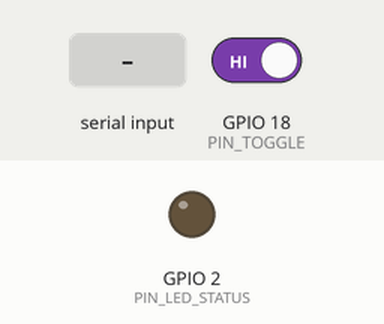
Simulated run of this sketch. Board: ESP32. On the bench: output pins drawn as LEDs (lit = HIGH). Inputs (shaded band) come from the test bench; at power-on: GPIO 18 (PIN_TOGGLE) HIGH. Pins used as bus, display or sensor lines are not drawn; what the sketch prints to the serial monitor is not drawn.

Above: at 1.7 s.
1.8 s: GPIO 18 (PIN_TOGGLE) driven LOW
At 3.1 s:
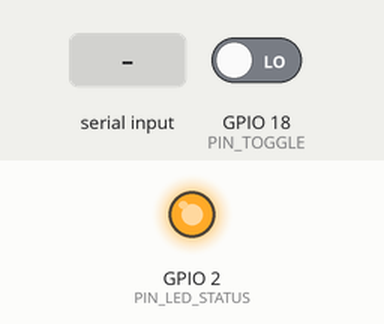
4.8 s: "OFF\n" received over Serial
At 6.0 s:
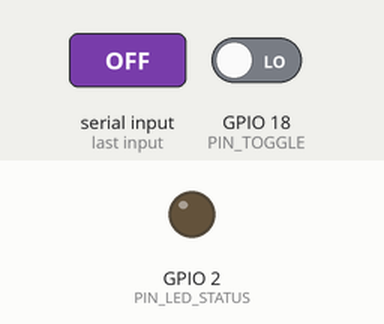
6.3 s: "ON\n" received over Serial
At 7.1 s:
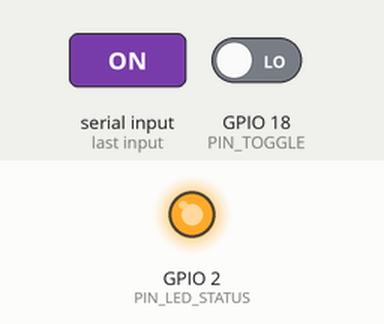
7.8 s: GPIO 18 (PIN_TOGGLE) driven HIGH
At 8.8 s:
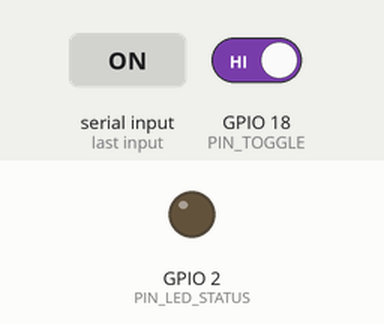
Timing chart, 0 to 10.3 s (numbered marks = the images above; inputs shaded):
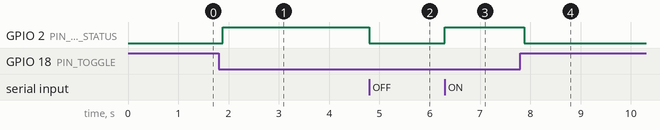

The sketch:

blower_toggle_switch.ino
```cpp
/*
 * =====================================================
 * KONTROL BLOWER ON/OFF via SSR-10DA
 * Mikrokontroller : ESP32 WROOM-32E
 * SSR             : FOFER SSR-10DA
 * Switch          : TOGGLE SWITCH ON/OFF (DPDT/SPDT)
 * =====================================================
 *
 * WIRING SSR:
 *   SSR Pin 3 (+) --> GPIO26 ESP32
 *   SSR Pin 4 (-) --> GND ESP32
 *   SSR Pin 1 (~) --> Output MCB C4 (Fasa/L)
 *   SSR Pin 2 (~) --> Kabel oranye blower
 *   Kabel hitam blower --> Busbar Netral (N) PLN
 *
 * WIRING TOGGLE SWITCH:
 *   Pin 1 / COM  --> GPIO18 ESP32
 *   Pin 3 / NO   --> GND ESP32
 *   Pin 2,4,5,6  --> TIDAK DISAMBUNG
 *
 *   Logika (INPUT_PULLUP):
 *   Toggle ON  --> COM-NO terhubung --> GPIO18 = LOW  --> Blower ON
 *   Toggle OFF --> COM terputus     --> GPIO18 = HIGH --> Blower OFF
 *
 * SERIAL MONITOR (115200 baud):
 *   ON / OFF / STATUS / TOGGLE
 * =====================================================
 */

// ===== KONFIGURASI PIN =====
#define PIN_SSR         26    // GPIO ke SSR-10DA pin 3 (+)
#define PIN_TOGGLE      18    // Toggle switch (COM ke GPIO, NO ke GND)
#define PIN_LED_STATUS   2    // LED built-in ESP32 (indikator)

// ===== VARIABEL =====
bool blowerStatus     = false;   // Status blower saat ini
bool lastToggleState  = HIGH;    // State toggle sebelumnya
bool toggleHandled    = false;   // Cegah aksi berulang

unsigned long lastDebounceTime = 0;
const unsigned long debounceDelay = 80; // ms — sedikit lebih lama untuk toggle

// ===== SETUP =====
void setup() {
  Serial.begin(115200);
  delay(500);

  // Konfigurasi pin
  pinMode(PIN_SSR,        OUTPUT);
  pinMode(PIN_LED_STATUS, OUTPUT);
  pinMode(PIN_TOGGLE,     INPUT_PULLUP); // Pull-up internal

  // === BACA POSISI AWAL TOGGLE ===
  // Saat ESP32 menyala, langsung baca posisi toggle
  bool posisiAwal = digitalRead(PIN_TOGGLE);
  if (posisiAwal == LOW) {
    // Toggle sudah di posisi ON saat nyala
    nyalakanBlower();
    Serial.println("[INIT] Toggle sudah di posisi ON saat startup");
  } else {
    // Toggle di posisi OFF saat nyala
    matikanBlower();
    Serial.println("[INIT] Toggle di posisi OFF saat startup");
  }
  lastToggleState = posisiAwal;

  // Pesan awal
  Serial.println("========================================");
  Serial.println("  KONTROL BLOWER + TOGGLE SWITCH");
  Serial.println("========================================");
  Serial.println("Toggle Switch GPIO18:");
  Serial.println("  ON  = PIN1(COM) ke PIN3(NO) tersambung");
  Serial.println("  OFF = PIN1(COM) terputus");
  Serial.println("----------------------------------------");
  Serial.println("Perintah Serial:");
  Serial.println("  ON / OFF / STATUS");
  Serial.println("========================================");
}

// ===== LOOP UTAMA =====
void loop() {
  bacaSerial();
  bacaToggle();
}

// ===== FUNGSI: BACA TOGGLE SWITCH =====
// Perbedaan dengan tombol momentary:
// Toggle = baca STATE langsung, bukan deteksi tekan/lepas
void bacaToggle() {
  bool currentState = digitalRead(PIN_TOGGLE);

  // Debounce: tunggu state stabil
  if (currentState != lastToggleState) {
    lastDebounceTime = millis();
    toggleHandled = false; // reset, siap proses state baru
  }

  // Jika sudah stabil lebih dari debounceDelay ms
  if ((millis() - lastDebounceTime) > debounceDelay && !toggleHandled) {
    toggleHandled = true; // tandai sudah diproses

    if (currentState == LOW) {
      // ===== TOGGLE DIGESER KE ON =====
      if (!blowerStatus) { // hanya aksi jika status berubah
        nyalakanBlower();
        Serial.println("[TOGGLE] Switch digeser ke ON");
      }
    } else {
      // ===== TOGGLE DIGESER KE OFF =====
      if (blowerStatus) { // hanya aksi jika status berubah
        matikanBlower();
        Serial.println("[TOGGLE] Switch digeser ke OFF");
      }
    }
  }

  lastToggleState = currentState;
}

// ===== FUNGSI: BACA SERIAL =====
void bacaSerial() {
  if (Serial.available() > 0) {
    String perintah = Serial.readStringUntil('\n');
    perintah.trim();
    perintah.toUpperCase();

    if (perintah == "ON") {
      nyalakanBlower();
    } else if (perintah == "OFF") {
      matikanBlower();
    } else if (perintah == "STATUS") {
      tampilkanStatus();
    } else {
      Serial.println("[!] Perintah tidak dikenal. Gunakan: ON / OFF / STATUS");
    }
  }
}

// ===== FUNGSI: NYALAKAN BLOWER =====
void nyalakanBlower() {
  blowerStatus = true;
  digitalWrite(PIN_SSR,        HIGH);
  digitalWrite(PIN_LED_STATUS, HIGH);
  Serial.println("[ON]  Blower MENYALA ✓");
}

// ===== FUNGSI: MATIKAN BLOWER =====
void matikanBlower() {
  blowerStatus = false;
  digitalWrite(PIN_SSR,        LOW);
  digitalWrite(PIN_LED_STATUS, LOW);
  Serial.println("[OFF] Blower MATI ✓");
}

// ===== FUNGSI: STATUS =====
void tampilkanStatus() {
  Serial.println("========================================");
  Serial.print  ("  Blower : ");
  Serial.println(blowerStatus ? "MENYALA (ON)" : "MATI (OFF)");
  Serial.print  ("  Toggle : GPIO");
  Serial.print  (PIN_TOGGLE);
  Serial.print  (" = ");
  Serial.println(digitalRead(PIN_TOGGLE) == LOW ? "ON (LOW)" : "OFF (HIGH)");
  Serial.println("========================================");
}
```

Measured:
- after the input at 1.8 s, GPIO 2 (PIN_LED_STATUS): LOW → HIGH after 0.08 s
- after the input at 4.8 s, GPIO 2 (PIN_LED_STATUS): HIGH → LOW at once
- after the input at 6.3 s, GPIO 2 (PIN_LED_STATUS): LOW → HIGH at once
- after the input at 7.8 s, GPIO 2 (PIN_LED_STATUS): HIGH → LOW after 0.08 s
